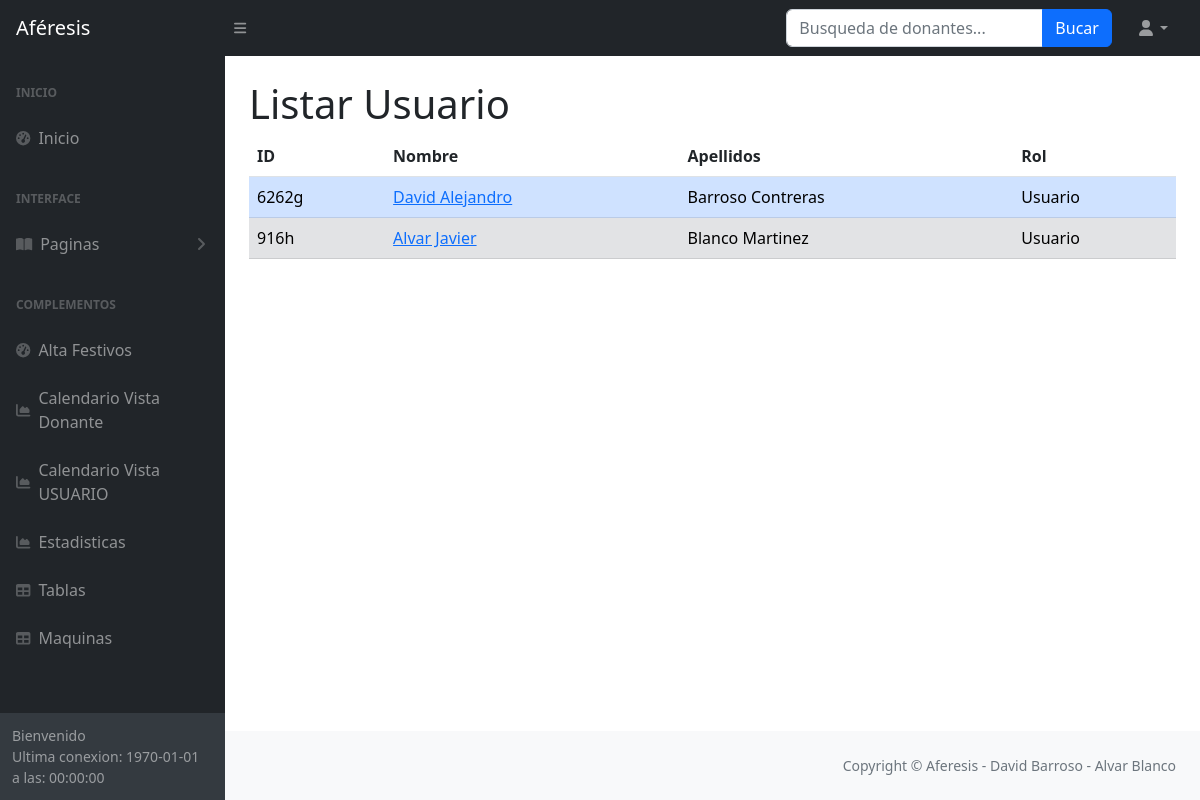
The page /startbootstrap-sb-admin-gh-pages/listarUsuarios.php on the database its author committed.
### tables this page shows
CREATE TABLE IF NOT EXISTS `usuario` (
  `id_usuario` varchar(50) NOT NULL,
  `nombre` varchar(50) DEFAULT NULL,
  `apellido1` varchar(50) DEFAULT NULL,
  `apellido2` varchar(50) DEFAULT NULL,
  `id_rol` int(11) DEFAULT NULL,
  `ultima_conexion` datetime DEFAULT NULL,
  PRIMARY KEY (`id_usuario`),
  KEY `id_rol` (`id_rol`),
  CONSTRAINT `usuario_ibfk_1` FOREIGN KEY (`id_rol`) REFERENCES `rol` (`id_rol`)
);

CREATE TABLE IF NOT EXISTS `rol` (
  `id_rol` int(11) NOT NULL AUTO_INCREMENT,
  `descripcion_rol` varchar(20) DEFAULT NULL,
  PRIMARY KEY (`id_rol`)
);

### startbootstrap-sb-admin-gh-pages/Usuarios.php (the view, shortened to what this page needs)
<?php
class Usuarios
{
    private $pdo;
    public function __construct()
    {
        $host = 'localhost';
        $dbname = 'aferesis';
        $username = 'aferesis';
        $password = '2(IPhOLwUkM1PX[i';
        try {
            $this->pdo = new PDO("mysql:host=$host;dbname=$dbname;charset=utf8", $username, $password);
            $this->pdo->setAttribute(PDO::ATTR_ERRMODE, PDO::ERRMODE_EXCEPTION);
        } catch (PDOException $e) {
            echo "Error: en la conexion a la base de datos " . $e->getMessage();
        }
    }
    public function listarUsuarios()
    {
        try {
            $this->pdo->setAttribute(PDO::ATTR_ERRMODE, PDO::ERRMODE_EXCEPTION);
            $query = "SELECT usuario.*, rol.descripcion_rol AS descripcion_rol
                  FROM usuario
                  LEFT JOIN rol ON usuario.id_rol = rol.id_rol";
            $stmt = $this->pdo->prepare($query);
            $stmt->execute();
            $usuarios = $stmt->fetchAll(PDO::FETCH_ASSOC);
            $output = '<table class="table">';
            $output .= '<thead><tr><th>ID</th><th>Nombre</th><th>Apellidos</th><th>Rol</th></tr></thead>';
            $output .= '<tbody>';
            $alternate = true;
            foreach ($usuarios as $usuario) {
                $row_class = $alternate ? 'table-primary' : 'table-secondary';
                $output .= '<tr class="' . $row_class . ' clickable-row" data-id="' . $usuario['id_usuario'] . '">';
                $id_usuario = substr($usuario['id_usuario'], -5);
                $output .= '<td>' . $id_usuario . '</td>';
                $output .= '<td><a href="perfil.php?id=' . $usuario['id_usuario'] . '">' . $usuario['nombre'] . '</a></td>';
                $apellidos = $usuario['apellido1'] . ' ' . $usuario['apellido2'];
                $output .= '<td>' . $apellidos . '</td>';
                $output .= '<td>' . $usuario['descripcion_rol'] . '</td>';
                $output .= '</tr>';
                $alternate = !$alternate;
            }
            $output .= '</tbody></table>';
            return $output;
        } catch (PDOException $e) {
            return "Error: en la conexión a la base de datos " . $e->getMessage();
        }
    }
}

### rows shown on the page
usuario: id_usuario "6262g", nombre "David Alejandro", apellidos "Barroso Contreras", id_rol.descripcion_rol "Usuario"
usuario: id_usuario "916h", nombre "Alvar Javier", apellidos "Blanco Martinez", id_rol.descripcion_rol "Usuario"

### other values the page prints
$fechaFormateada "1970-01-01"
$horaFormateada "00:00:00"
$title "Listar Usuario"
